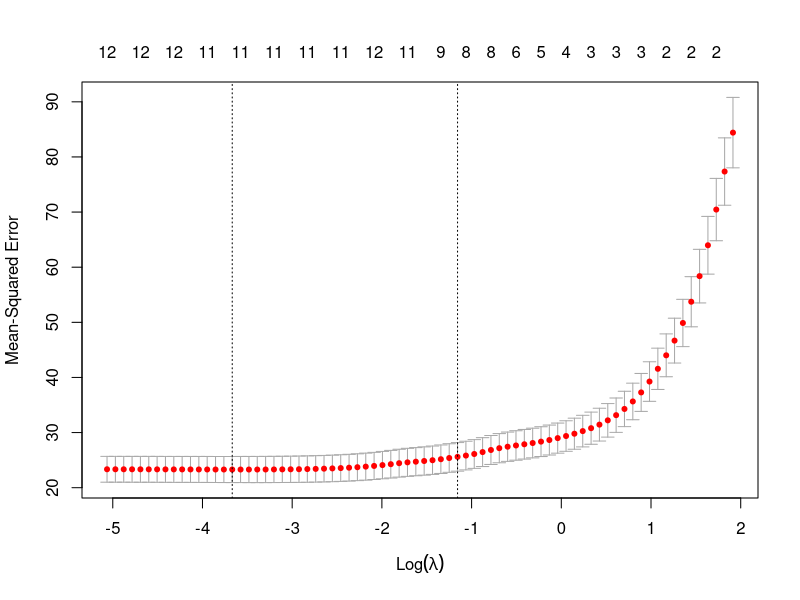
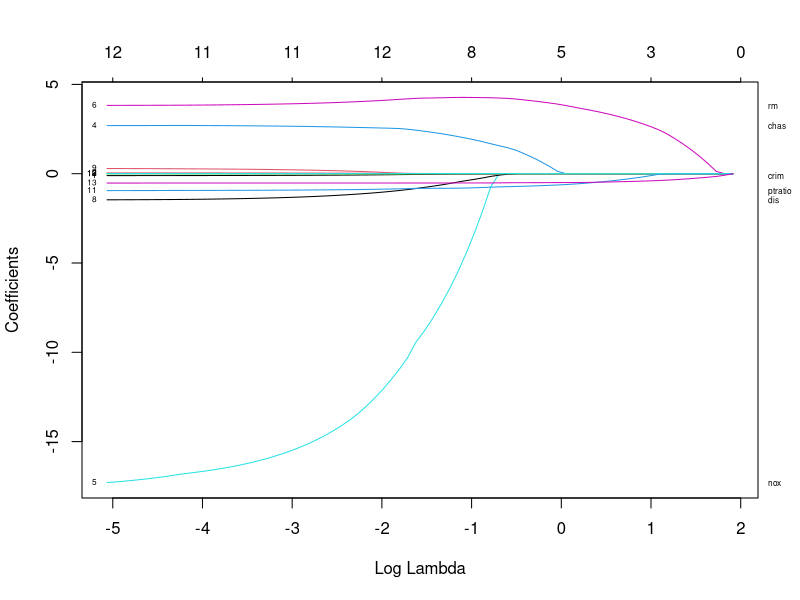

Recreate these plots in R, in order.
# ----------------------------------------------------------------------------
# purpose:  fit a LASSO, 
# audience: you are expected to have some prior experience with R
# ----------------------------------------------------------------------------

# to learn more about LASSO, refer to:
# http://statweb.stanford.edu/~tibs/lasso.html

# ----------------------------------------------------------------------------
# load packages
# ----------------------------------------------------------------------------
(if (!require("glmnet")) install.packages("glmnet"))
library("glmnet") # use this package to fit a glmnet model
(if (!require("MASS")) install.packages("MASS"))
library("MASS") # use the Boston dataset

# ----------------------------------------------------------------------------
# identify the optimal value of lambda
# ----------------------------------------------------------------------------
# define response variable and predictor variables
response_column <- which(colnames(Boston) %in% c("medv"))
train_X <- data.matrix(Boston[, - response_column])
train_y <- Boston[, response_column]

# use cv.glmnet with 10-fold cross-validation to pick lambda
print("Started fitting LASSO")
model1 <- cv.glmnet(x = train_X, y = train_y, alpha = 1, nfolds = 10,
                    family = "gaussian", type.measure = "mse")
print("Finished fitting LASSO")
plot(model1)

# print out the optimal lambdas
cat("Lambda that gives minimum mean cross-validated error:",
    as.character(round(model1$lambda.min, 4)), "\n\n")
cat("Largest lambda with mean cross-validated error",
    "within 1 standard error of the minimum error:",
    as.character(round(model1$lambda.1se, 4)), "\n\n")
cat("Coefficients based on lambda that", 
    " gives minimum mean cross-validated error: \n")
print(coef(model1, s = "lambda.min"))

# ----------------------------------------------------------------------------
# check how lambda impacts the estimated coefficients
# ----------------------------------------------------------------------------
model2 <- glmnet(x = train_X, y = train_y, alpha = 1, family = "gaussian")
plot(model2, xvar = "lambda", label = TRUE)

# add labels for variables
vn = colnames(train_X)
par(mar = c(5, 4, 4, 2) + 0.1)
vnat = coef(model2)
# remove the intercept, and get the coefficients at the end of the path
vnat = vnat[-1, ncol(vnat)] 

axis(4, at = vnat, line = -.5, label = vn, las = 1, tick = FALSE, 
     cex.axis = 0.5)

# check coefficients from using glmnet() to compare with 
# those from cv.glmnet(): the same
coef(model2, s = model1$lambda.min)

# ----------------------------------------------------------------------------
# make predictions
# ----------------------------------------------------------------------------
# make predictions with model 1
x_new <- data.matrix(train_X[1:2, - response_column])
predictions_train <- predict(model1, newx = x_new, s = "lambda.min")
print(predictions_train)

# make predictions with model 2
predictions_train2 <- predict(model2, newx = x_new, s = model1$lambda.min)
print(predictions_train2)
